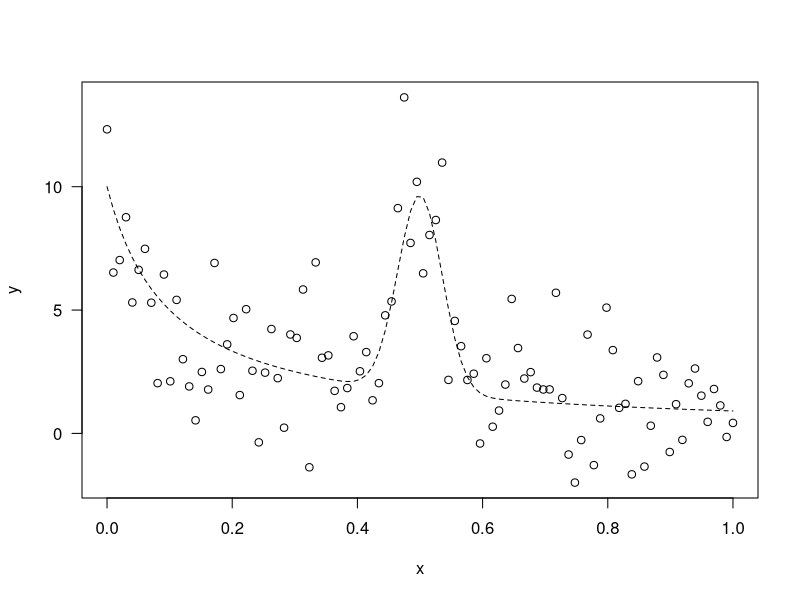
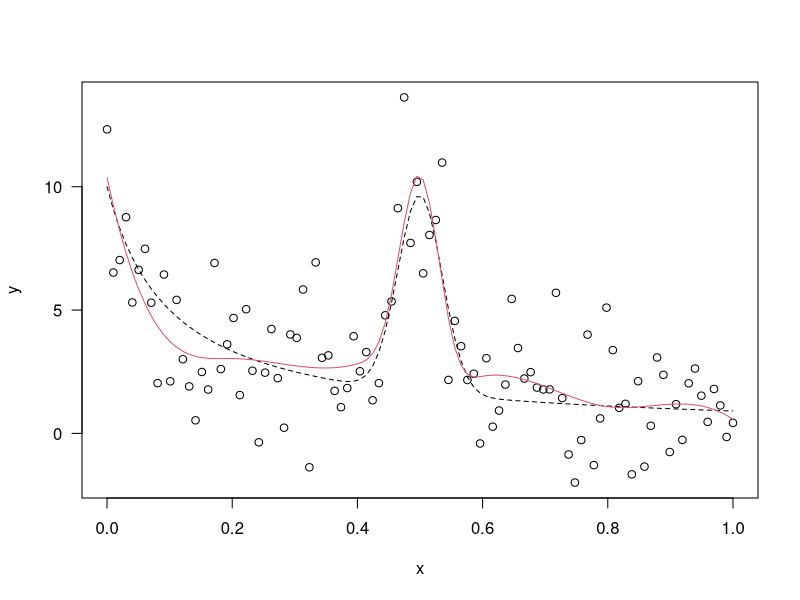
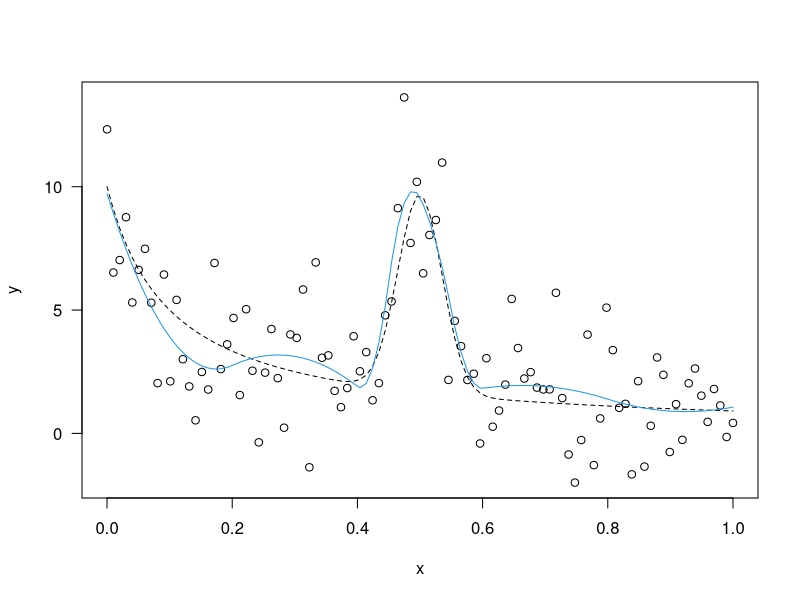
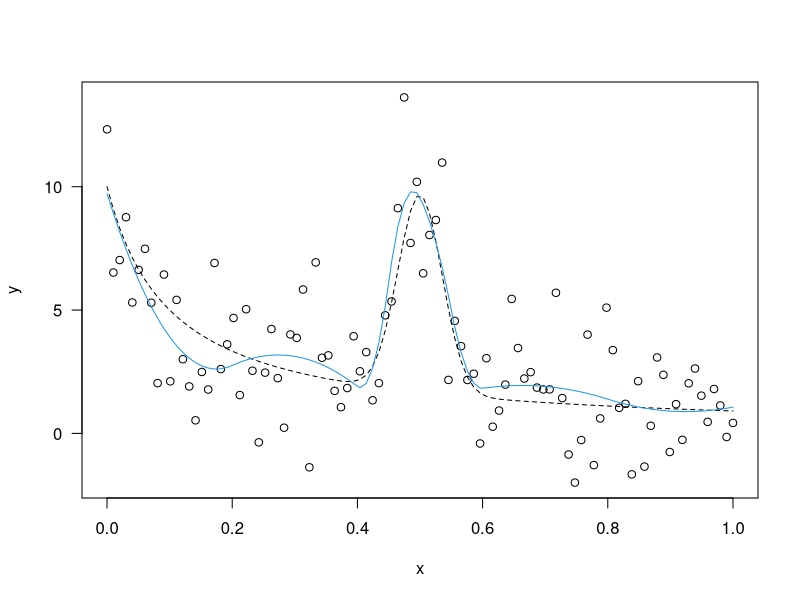
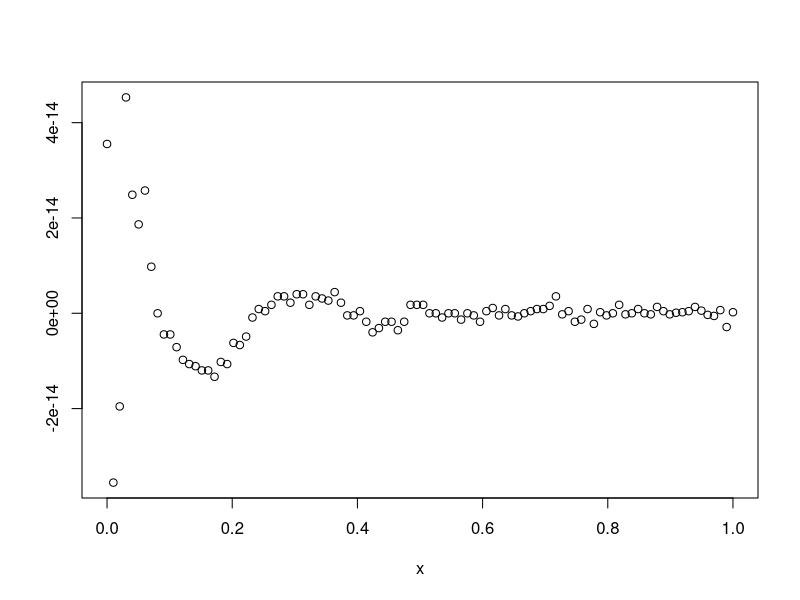

Write the R code that produced these figures, in order.
## ---- chunk 1
library(splines2) # ?bSpline
n=100; xi=seq(0,1,length=n)
mx=1/(0.1+xi)+8*exp(-400*(xi-0.5)^2); y=mx+rnorm(n,0,2)
plot(xi,y,las=1,xlab="x"); lines(xi,mx,lty=2)

kts=c(0.2,0.4,0.45,0.5,0.55,0.6,0.8)
bsm1=bSpline(xi,knots=kts,degree=3,intercept=T);
head(bsm1,10)

plot(xi,y,las=1,xlab="x"); lines(xi,mx,lty=2)
mod1=lm(y~bsm1-1); lines(xi,mod1$fit,col=2)

bsm2=bSpline(xi,knots=kts,degree=2,intercept=T)
head(bsm2,15)

plot(xi,y,las=1,xlab="x"); lines(xi,mx,lty=2)
mod2=lm(y~bsm2-1); lines(xi,mod2$fit,col=4)

bsm3=bSpline(xi,knots=kts,degree=2); head(bsm3,15)

plot(xi,y,las=1,xlab="x"); lines(xi,mx,lty=2)
mod3=lm(y~bsm3); lines(xi,mod3$fit,col=4)

plot(xi,mod3$fit-mod2$fit,ylab="",xlab="x")
